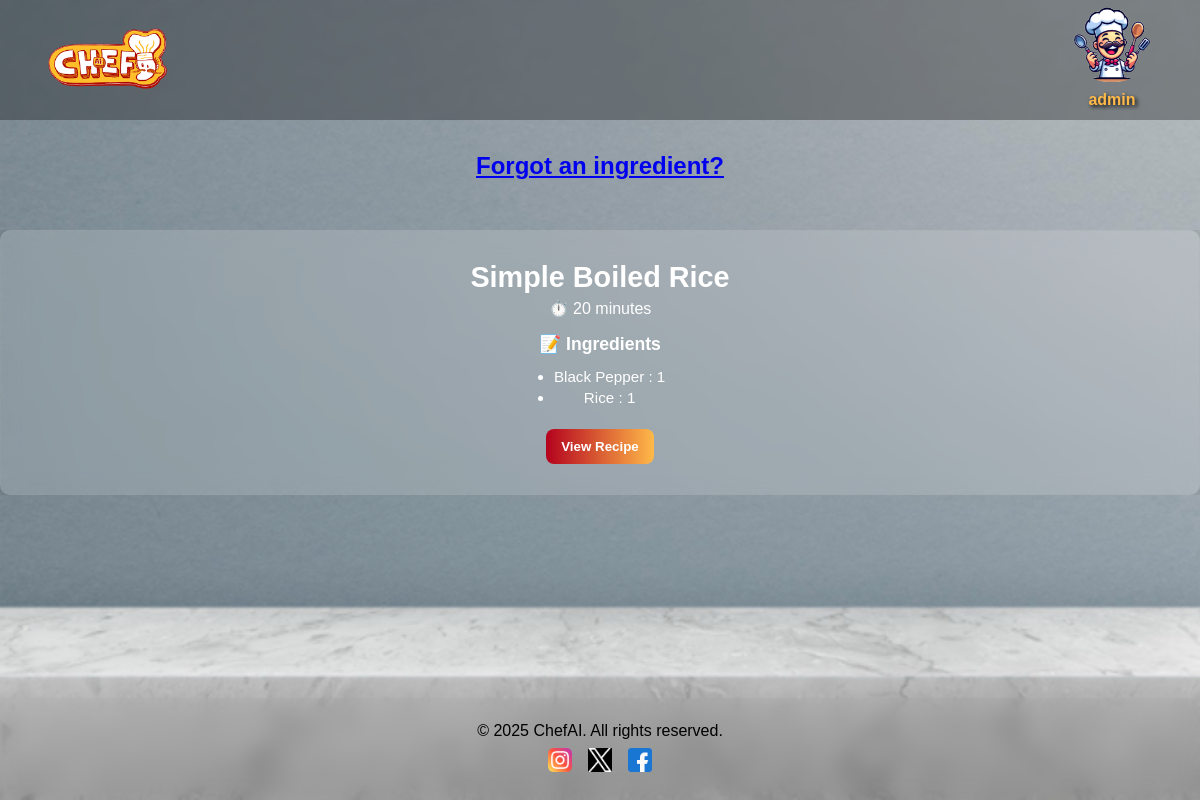
Screenshot of /chefai/history/36/ (signed in) with the database file from the repository.
### chef_ai/models.py (models this page shows)
class userHistory(models.Model):
    userID = models.ForeignKey(User, on_delete = models.PROTECT)
    selectedIngredients = models.CharField(max_length=2000, blank=False)
    generatedRecipe = models.CharField(max_length=10000, blank=False)
    title = models.CharField(max_length=255, default='Untitled Recipe')

### chef_ai/views.py (the view)
# urls.py: path('history/<int:recipe_id>/', views.view_saved_recipe, name='view_saved_recipe'),
def view_saved_recipe(request, recipe_id):
    if not request.user.is_authenticated:
        return redirect('login')
    try:
        recipe = userHistory.objects.get(id=recipe_id, userID=request.user)
    except userHistory.DoesNotExist:
        return HttpResponse("Recipe not found.", status=404)
    raw_content = recipe.generatedRecipe
    title_match = re.search(r"Title:\s*(.+)", raw_content)
    cuisine_match = re.search(r"Cuisine:\s*(.+)", raw_content)
    time_match = re.search(r"Time Required:\s*(.+)", raw_content)
    ingredients_section = re.search(r"Ingredients:\s*((?:.|\n)+?)(?:\n\nUtensils:|\n\nSteps:)", raw_content)
    utensils_section = re.search(r"Utensils:\s*((?:.|\n)+?)(?:\n\nSteps:)", raw_content)
    steps_section = re.search(r"Steps:\s*((?:.|\n)+)", raw_content)
    ai_response = [{
        "title": title_match.group(1) if title_match else recipe.title,
        "cuisine": cuisine_match.group(1) if cuisine_match else "Not specified",
        "time": time_match.group(1) if time_match else "Not specified",
        "ingredients": [line.strip("- ") for line in ingredients_section.group(1).strip().split("\n")] if ingredients_section else [],
        "utensils": [line.strip("- ") for line in utensils_section.group(1).strip().split("\n")] if utensils_section else [],
        "steps": [line.strip("0123456789. ") for line in steps_section.group(1).strip().split("\n")] if steps_section else []
    }]
    return render(request, 'listResults.html', {
        'ai_responses': ai_response  # Pass with the same name your template expects
    })

### templates/listResults.html (shortened to what this page needs)
{% extends 'base.html' %}
{% load static %}
{% block content %}
    <div class="return-link-container">
        <h2><a class="return-link" href="{% url 'index' %}">Forgot an ingredient?</a></h2>
    </div>
    <div class="recipe-card-container">
        <div class="carousel-container">
            <div class="carousel-wrapper">
                {% for ai_response in ai_responses %}
                <div class="recipe-card">
                    {% if ai_response.title == "Cannot make recipe with ingredients provided" or ai_response.title == "" %}
                        <div class="no-recipe">
                            <h2>{{ ai_response.title }}</h2>
                            <h3>You need more ingredients!</h3>
                            <p>
                                {% for item in ai_response.ingredients %}
                                    {{ item }}{% if not forloop.last %} | {% endif %}
                                {% endfor %}
                            </p>
                        </div>
                    {% else %}
                    <h2 class="recipe-title">{{ ai_response.title }}</h2>
                    <p class="recipe-meta">⏱️ {{ ai_response.time }}</p>
                    <div class="recipe-section preview-section">
                        <h3>📝 Ingredients</h3>
                        <ul class="ingredient-list">
                            {% for item in ai_response.ingredients|slice:":5" %}
                                <li>{{ item }}</li>
                            {% endfor %}
                        </ul>
                    </div>
                    <button onclick="openModal({{ forloop.counter0 }})" class="view-btn">View Recipe</button>
                    {% endif %}
                </div>
                {% endfor %}
            </div>
        </div>
        {% for ai_response in ai_responses %}
    </div>
    {% endfor %}
    </body>
</html>
    {% endblock %}

### templates/base.html (shortened to what this page needs)
{% load static %}
<!DOCTYPE html>
<html>
<head>
    <link rel="stylesheet" href="{% static 'chef_ai/styles/base.css' %}">
    <link rel="stylesheet" href="{% static 'chef_ai/styles/header.css' %}">
    <link rel="stylesheet" href="{% static 'chef_ai/styles/launchpage.css' %}">
    <link rel="stylesheet" href="{% static 'chef_ai/styles/logon.css' %}">
    <link rel="stylesheet" href="{% static 'chef_ai/styles/response.css' %}">
    <link rel="stylesheet" href="{% static 'chef_ai/styles/searchbar.css' %}">
    <link rel="stylesheet" href="{% static 'chef_ai/styles/ingredientItems.css' %}">
    <link rel="stylesheet" href="{% static 'chef_ai/styles/profile.css' %}">
    <link rel="stylesheet" href="{% static 'chef_ai/styles/landing.css' %}">
    <link rel="stylesheet" href="{% static 'chef_ai/styles/loading.css' %}">
    <link rel="stylesheet" href="{% static 'chef_ai/styles/footer.css' %}">
    <link rel="stylesheet" href="{% static 'chef_ai/styles/uploadedImages.css' %}">
</head>
<body>
    <header class="header {% if request.path == '/' %}landing-header{% endif %}">
        <div class="chefAI" id='chefAI-logo'>
            <a href="{% url 'index' %}">
                <img src="{% static 'chef_ai/images/AICHEF400X.png' %}" alt="">
            </a>
        </div>
        <div class="navbar">
            {% if user.is_authenticated %}
            <div class="dropdown">
                <div class="userContainer">
                <img class="userLogo dropbtn" src="{% static 'chef_ai/images/defaultLogo.png' %}">
                <p>{{ request.user.username }}</p>
                </div>
            </div>
            {% else %}
            <a class="loginButton" href="{% url 'login' %}">Log In</a>
            {% endif %}
        </div>
    </header>
    <div class="root">
    {% block content %}
    {% endblock %}
    <footer class="site-footer {% if request.path == '/' %}landing-footer{% endif %}">
        <div class="footer-content">
            <p>© 2025 ChefAI. All rights reserved.</p>
            <div class="social-icons">
                <a href="https://www.instagram.com/chef_ai25" target="_blank">
                    <img src="{% static 'chef_ai/social/instagram.png' %}" alt="Instagram">
                </a>
                <a href="https://x.com/ChefAI25" target="_blank">
                    <img src="{% static 'chef_ai/social/x.png' %}" alt="Twitter">
                </a>
                <a href="https://www.facebook.com/share/1AFxKqHtHY/?mibextid=wwXIfr" target="_blank">
                    <img src="{% static 'chef_ai/social/facebook.png' %}" alt="Facebook">
                </a>
            </div>
        </div>
    </footer>
</body>
</html>

### chef_ai/static/chef_ai/styles/base.css (style rules this page uses)
* { margin: 0; padding: 0; box-sizing: border-box; font-family: 'Poppins', sans-serif; }
html, body { height: 100%; display: flex; flex-direction: column; }
.root { margin-top:9.5rem; }

### chef_ai/static/chef_ai/styles/header.css (style rules this page uses)
.header { position: fixed; top: 0; left: 0; right: 0; max-height: 7.5rem; width: 100vw; background: rgba(0, 0, 0, 0.3); backdrop-filter: blur(4px); display: flex; justify-content: space-between; align-items: center; z-index: 100; }
.header .chefAI img { margin-left:3rem; max-width: 10rem; max-height: 7.5rem; transition: transform 0.2s ease-in-out; }
.header .navbar .userContainer { display:flex; flex-direction: column; max-height:7.5rem; align-items: center; transition: transform 0.2s ease-in-out; margin-right: 3rem; }
.header .navbar .userContainer p { color:#FFB949; text-shadow: 2px 2px 4px black; padding:.5rem 1rem; font-weight: bold; text-align: center; max-width: 10rem; word-wrap: none; text-overflow: ellipsis; overflow: hidden; }
.header .navbar .userContainer .userLogo { max-width:5rem; max-height:5rem; border-radius:50%; object-fit: cover; }
.header .navbar .dropdown { position: relative; display: inline-block; }

### chef_ai/static/chef_ai/styles/response.css (style rules this page uses)
.carousel-container { position: relative; width: 100%; overflow: hidden; margin-top: 3.125rem; }
.carousel-wrapper { display: flex; transition: transform 0.5s ease-in-out; width: 100%; }
.recipe-card { min-width: 100%; box-sizing: border-box; padding: 1.875rem; display: flex; flex-direction: column; align-items: center; border: 0.0625rem solid hsla(0, 0%, 65%, 0.158); box-shadow: 0 0 2.25rem 0.0625rem rgba(0, 0, 0, 0.2); background-color: rgba(255, 255, 255, 0.15); backdrop-filter: blur(12px); border-radius: 0.625rem; color: white; text-align: center; }
.recipe-card h2.recipe-title { font-size: 1.8rem; margin-bottom: 0.3rem; }
.recipe-card .recipe-meta { font-size: 1rem; margin-bottom: 1rem; }
.recipe-card .recipe-section.preview-section h3 { font-size: 1.1rem; margin-bottom: 0.4rem; padding-bottom: 0.3rem; }
.ingredient-list { padding-left: 1.2rem; font-size: 0.95rem; line-height: 1.4; }
.view-btn { margin-top: 1.25rem; background: linear-gradient(90deg, #B4021E, #FFB949); padding: 0.625rem 0.9375rem; border: none; border-radius: 0.5rem; color: white; font-weight: bold; cursor: pointer; }
.return-link-container { display:flex; flex-direction: column; justify-content: center; align-items: center; }
.return-link-container .return-link { text-decoration: underline; text-align: center; }

### chef_ai/static/chef_ai/styles/landing.css (style rules this page uses)
* { margin: 0; padding: 0; box-sizing: border-box; }

### chef_ai/static/chef_ai/styles/footer.css (style rules this page uses)
.site-footer { position: relative; bottom: 0; left: 0; right: 0; width: 100vw; padding: 1.5rem; backdrop-filter: blur(10px); text-align: center; margin-top: auto; z-index: 50; }
.site-footer .footer-content { display: flex; flex-direction: column; align-items: center; gap: 0.5rem; }
.site-footer .social-icons { display: flex; gap: 1rem; }
.site-footer .social-icons img { width: 24px; height: 24px; transition: transform 0.2s ease; }

### rows the page displays
userHistory: title "Simple Boiled Rice", time "20 minutes", ingredients "Black Pepper : 1" "Rice : 1"

### other values shown
{{ request.user.username }} "admin"
